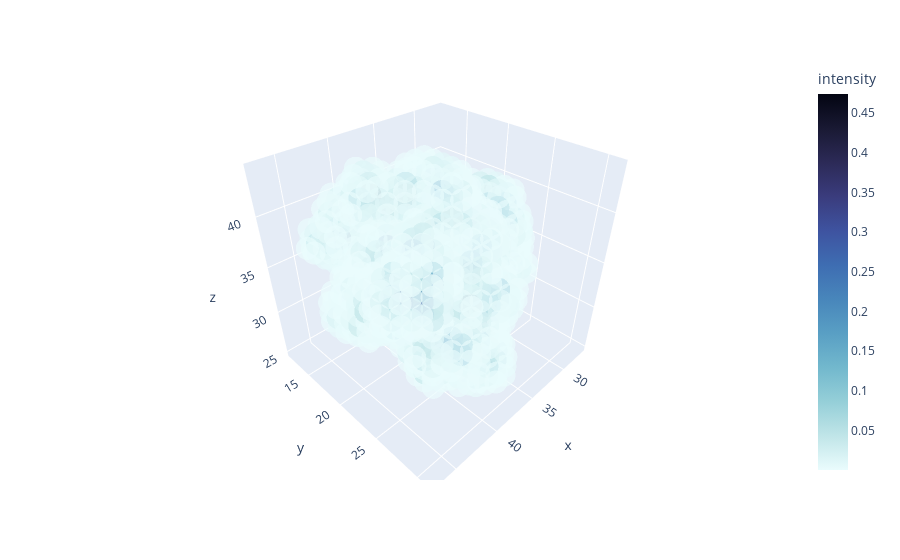

This figure's notebook cell:
### Code cell
plot_field(fields[1])

### Figure 1 — Plotly figure (JSON) as saved in the notebook; plotly's stock layout.template omitted (floating-point values rounded to 4 significant figures; data arrays with more than 128 entries replaced by an {"elided": "..."} marker saying what was removed)
{"data": [{"hoverlabel": {"namelength": 0}, "hovertemplate": "x=%{x}<br>y=%{y}<br>z=%{z}<br>intensity=%{marker.color}", "legendgroup": "", "marker": {"color": {"elided": "2617 float values"}, "coloraxis": "coloraxis", "opacity": 0.7, "symbol": "circle"}, "mode": "markers", "name": "", "scene": "scene", "showlegend": false, "type": "scatter3d", "x": {"elided": "2617 int values"}, "y": {"elided": "2617 int values"}, "z": {"elided": "2617 int values"}}], "layout": {"coloraxis": {"colorbar": {"title": {"text": "intensity"}}, "colorscale": [[0, "rgb(234, 252, 253)"], [0.09091, "rgb(192, 229, 232)"], [0.1818, "rgb(149, 207, 216)"], [0.2727, "rgb(114, 184, 205)"], [0.3636, "rgb(89, 159, 196)"], [0.4545, "rgb(72, 134, 187)"], [0.5455, "rgb(62, 109, 178)"], [0.6364, "rgb(62, 83, 160)"], [0.7273, "rgb(58, 60, 125)"], [0.8182, "rgb(44, 42, 87)"], [0.9091, "rgb(25, 25, 51)"], [1, "rgb(3, 5, 18)"]]}, "legend": {"tracegroupgap": 0}, "margin": {"t": 60}, "scene": {"domain": {"x": [0, 1], "y": [0, 1]}, "xaxis": {"title": {"text": "x"}}, "yaxis": {"title": {"text": "y"}}, "zaxis": {"title": {"text": "z"}}}}}
